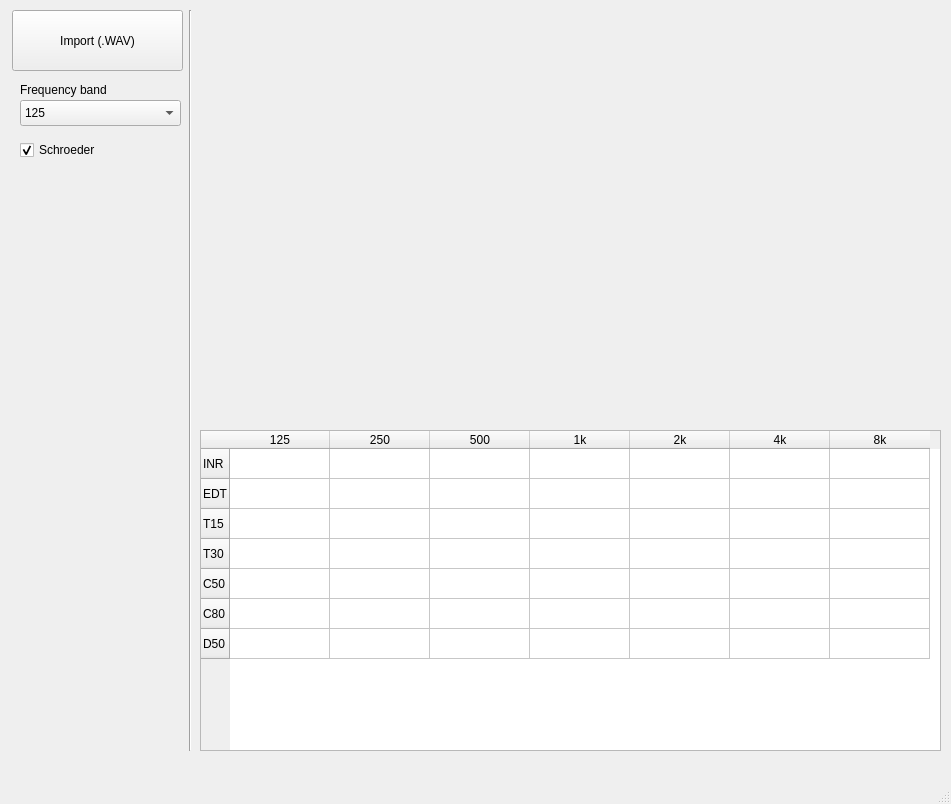
<?xml version="1.0" encoding="UTF-8"?>
<ui version="4.0">
 <class>MainWindow</class>
 <widget class="QMainWindow" name="MainWindow">
  <property name="geometry">
   <rect>
    <x>0</x>
    <y>0</y>
    <width>951</width>
    <height>804</height>
   </rect>
  </property>
  <property name="sizePolicy">
   <sizepolicy hsizetype="Fixed" vsizetype="Fixed">
    <horstretch>0</horstretch>
    <verstretch>0</verstretch>
   </sizepolicy>
  </property>
  <property name="minimumSize">
   <size>
    <width>951</width>
    <height>804</height>
   </size>
  </property>
  <property name="maximumSize">
   <size>
    <width>951</width>
    <height>804</height>
   </size>
  </property>
  <property name="windowTitle">
   <string>Room parameters</string>
  </property>
  <widget class="QWidget" name="centralwidget">
   <widget class="QWidget" name="verticalLayoutWidget">
    <property name="geometry">
     <rect>
      <x>190</x>
      <y>10</y>
      <width>761</width>
      <height>411</height>
     </rect>
    </property>
    <layout class="QVBoxLayout" name="verticalLayout">
     <item>
      <widget class="RoomWidget" name="room_display" native="true"/>
     </item>
    </layout>
   </widget>
   <widget class="QTableWidget" name="tableWidget">
    <property name="geometry">
     <rect>
      <x>200</x>
      <y>430</y>
      <width>741</width>
      <height>321</height>
     </rect>
    </property>
    <row>
     <property name="text">
      <string>INR</string>
     </property>
    </row>
    <row>
     <property name="text">
      <string>EDT</string>
     </property>
    </row>
    <row>
     <property name="text">
      <string>T15</string>
     </property>
    </row>
    <row>
     <property name="text">
      <string>T30</string>
     </property>
    </row>
    <row>
     <property name="text">
      <string>C50</string>
     </property>
    </row>
    <row>
     <property name="text">
      <string>C80</string>
     </property>
    </row>
    <row>
     <property name="text">
      <string>D50</string>
     </property>
    </row>
    <column>
     <property name="text">
      <string>125</string>
     </property>
    </column>
    <column>
     <property name="text">
      <string>250</string>
     </property>
    </column>
    <column>
     <property name="text">
      <string>500</string>
     </property>
    </column>
    <column>
     <property name="text">
      <string>1k</string>
     </property>
    </column>
    <column>
     <property name="text">
      <string>2k</string>
     </property>
    </column>
    <column>
     <property name="text">
      <string>4k</string>
     </property>
    </column>
    <column>
     <property name="text">
      <string>8k</string>
     </property>
    </column>
   </widget>
   <widget class="Line" name="line">
    <property name="geometry">
     <rect>
      <x>180</x>
      <y>10</y>
      <width>20</width>
      <height>741</height>
     </rect>
    </property>
    <property name="orientation">
     <enum>Qt::Vertical</enum>
    </property>
   </widget>
   <widget class="QComboBox" name="combo_freq">
    <property name="geometry">
     <rect>
      <x>20</x>
      <y>100</y>
      <width>161</width>
      <height>26</height>
     </rect>
    </property>
    <item>
     <property name="text">
      <string>125</string>
     </property>
    </item>
    <item>
     <property name="text">
      <string>250</string>
     </property>
    </item>
    <item>
     <property name="text">
      <string>500</string>
     </property>
    </item>
    <item>
     <property name="text">
      <string>1k</string>
     </property>
    </item>
    <item>
     <property name="text">
      <string>2k</string>
     </property>
    </item>
    <item>
     <property name="text">
      <string>4k</string>
     </property>
    </item>
    <item>
     <property name="text">
      <string>8k</string>
     </property>
    </item>
   </widget>
   <widget class="QLabel" name="label">
    <property name="geometry">
     <rect>
      <x>20</x>
      <y>80</y>
      <width>131</width>
      <height>20</height>
     </rect>
    </property>
    <property name="text">
     <string>Frequency band</string>
    </property>
   </widget>
   <widget class="QCheckBox" name="checkBox_schro">
    <property name="geometry">
     <rect>
      <x>20</x>
      <y>140</y>
      <width>111</width>
      <height>20</height>
     </rect>
    </property>
    <property name="text">
     <string>Schroeder</string>
    </property>
    <property name="checked">
     <bool>true</bool>
    </property>
   </widget>
   <widget class="QPushButton" name="import_button">
    <property name="geometry">
     <rect>
      <x>12</x>
      <y>10</y>
      <width>171</width>
      <height>61</height>
     </rect>
    </property>
    <property name="text">
     <string>Import (.WAV)</string>
    </property>
   </widget>
  </widget>
  <widget class="QStatusBar" name="statusbar"/>
  <action name="OpenImpulse">
   <property name="text">
    <string>Impulse Response (.WAV)</string>
   </property>
  </action>
 </widget>
 <customwidgets>
  <customwidget>
   <class>RoomWidget</class>
   <extends>QWidget</extends>
   <header>GUI/widgets/roomwidget.h</header>
   <container>1</container>
  </customwidget>
 </customwidgets>
 <resources/>
 <connections/>
</ui>
